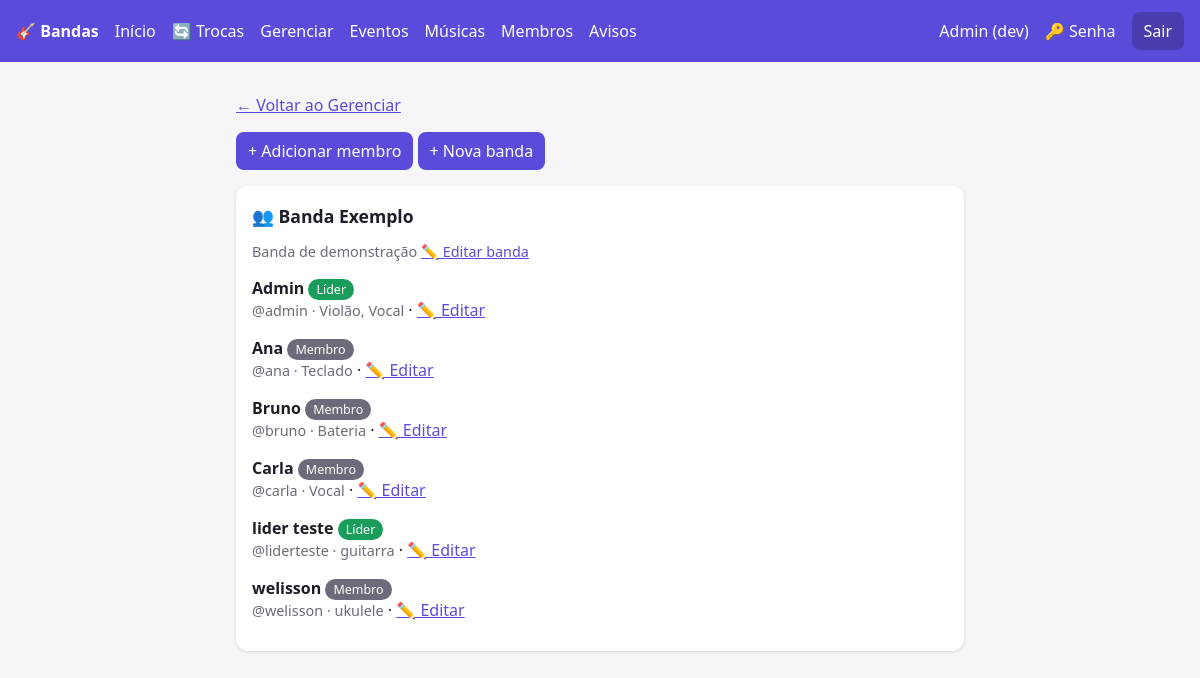
The page /membros/ (signed in) on the database its author committed.
### core/models.py (models this page shows, shortened)
class Banda(models.Model):
    nome = models.CharField(max_length=100)
    descricao = models.TextField(blank=True)

class Membro(models.Model):
    PAPEIS = [("lider", "Líder"), ("membro", "Membro")]
    user = models.ForeignKey(settings.AUTH_USER_MODEL, on_delete=models.CASCADE, related_name="membros")
    banda = models.ForeignKey(Banda, on_delete=models.CASCADE, related_name="membros")
    papel = models.CharField(max_length=10, choices=PAPEIS, default="membro")
    instrumentos = models.CharField(max_length=200, blank=True, help_text="Ex.: Violão, Baixo, Vocal")
    class Meta:
        unique_together = ("user", "banda")

### core/views.py (the view)
# urls.py: path("membros/", v.membros, name="membros"),
@login_required
def membros(request):
    if not _eh_lider(request.user):
        return redirect("home")
    bandas = (Banda.objects.filter(membros__user=request.user, membros__papel="lider")
              .prefetch_related("membros__user"))
    return render(request, "membros.html", dict(bandas=bandas))

### core/templatetags/menu.py (called while the page is built)
@register.simple_tag(takes_context=True)
def usuario_eh_lider(context):
    u = context["request"].user
    return u.is_authenticated and Membro.objects.filter(user=u, papel="lider").exists()

### core/views.py (called while the page is built)
def _eh_lider(user):
    return Membro.objects.filter(user=user, papel="lider").exists()

### core/templates/membros.html
{% extends "base.html" %}{% block content %}
<p><a href="{% url 'gerenciar' %}">← Voltar ao Gerenciar</a></p>
<p><a href="{% url 'membro_novo' %}"><button>+ Adicionar membro</button></a>
<a href="{% url 'banda_nova' %}"><button>+ Nova banda</button></a></p>
{% for b in bandas %}<div class="card"><h2>👥 {{ b.nome }}</h2>
<p class="mut">{{ b.descricao }} <a href="{% url 'banda_editar' b.pk %}">✏️ Editar banda</a></p>
{% for m in b.membros.all %}<p><b>{{ m.user.get_full_name|default:m.user.username }}</b>
<span class="tag {% if m.papel == 'lider' %}confirmado{% endif %}">{{ m.get_papel_display }}</span><br>
<span class="mut">@{{ m.user.username }} · {{ m.instrumentos|default:"sem instrumentos" }}</span>
· <a href="{% url 'membro_editar' m.pk %}">✏️ Editar</a></p>{% endfor %}</div>{% endfor %}
{% endblock %}

### core/templates/base.html (style rules this page uses)
:root { --bg:#f6f6f9;--card:#fff;--tx:#1d1d28;--mut:#6b6b7b;--pri:#5b4bdb;--ok:#1a9d5a;--no:#d23b3b }
* { box-sizing:border-box }
body { margin:0;font-family:system-ui,sans-serif;background:var(--bg);color:var(--tx) }
.card { background:var(--card);border-radius:12px;padding:14px 16px;margin:0 0 14px;box-shadow:0 1px 3px #0002 }
h2 { margin:.2em 0 .6em;font-size:1.1rem }
a { color:var(--pri) }
.mut { color:var(--mut);font-size:.9rem }
.tag { padding:2px 8px;border-radius:99px;font-size:.78rem;color:#fff;background:var(--mut) }
.confirmado { background:var(--ok) }
button,input { font:inherit;padding:8px 12px;border-radius:8px;border:1px solid #8884 }
button { background:var(--pri);color:#fff;border:0;cursor:pointer }

### rows shown on the page
Banda: nome "Banda Exemplo", descricao "Banda de demonstração"
Membro: user.get_full_name "Admin", papel "Líder", user.username "admin", instrumentos "Violão, Vocal"
Membro: user.get_full_name "Ana", papel "Membro", user.username "ana", instrumentos "Teclado"
Membro: user.get_full_name "Bruno", papel "Membro", user.username "bruno", instrumentos "Bateria"
Membro: user.get_full_name "Carla", papel "Membro", user.username "carla", instrumentos "Vocal"
Membro: user.get_full_name "lider teste", papel "Líder", user.username "liderteste", instrumentos "guitarra"
Membro: user.get_full_name "welisson", papel "Membro", user.username "welisson", instrumentos "ukulele"
